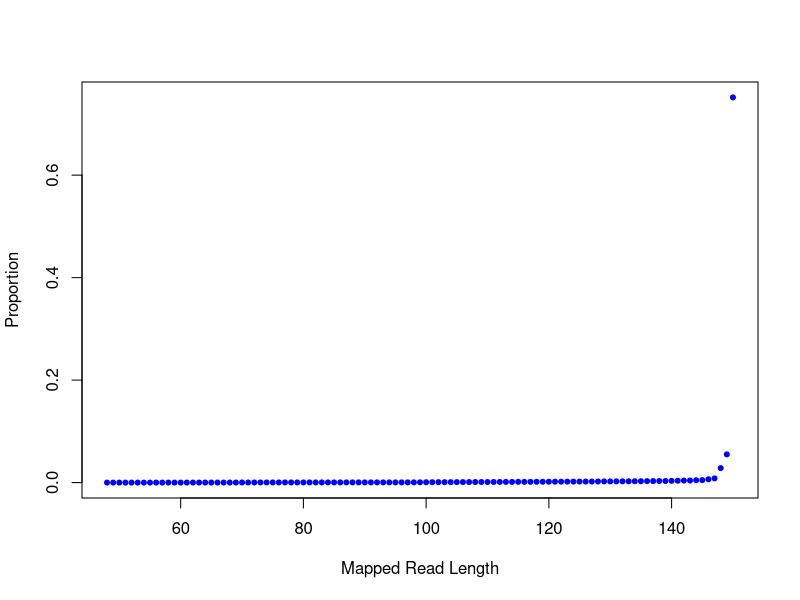

The R script that drew this image:
png("/rds/user/is460/hpc-work/muscle-rnaseq/ezbamqc/output/figs/srpk3_hom_ttnb_wt_6.readlen_profile.png",width=500,height=500,units="px")
readlen_val=c(48,49,50,51,52,53,54,55,56,57,58,59,60,61,62,63,64,65,66,67,68,69,70,71,72,73,74,75,76,77,78,79,80,81,82,83,84,85,86,87,88,89,90,91,92,93,94,95,96,97,98,99,100,101,102,103,104,105,106,107,108,109,110,111,112,113,114,115,116,117,118,119,120,121,122,123,124,125,126,127,128,129,130,131,132,133,134,135,136,137,138,139,140,141,142,143,144,145,146,147,148,149,150)
readlen_count=c(104,178,343,536,778,1245,1270,1501,1809,2043,2828,2855,3141,3174,3738,4076,4595,4789,6041,6642,7481,8571,10977,11915,12838,14296,13722,14339,15429,16867,15741,16258,16628,17941,17143,17486,17785,17774,18374,18521,18817,19487,19154,19612,20431,19989,20109,20172,20284,20695,21128,28777,34967,36271,39741,42138,45343,46224,49839,51235,53857,56378,57952,60265,62560,65582,67884,72248,73417,75609,78677,80815,83719,86182,89457,91938,93979,96677,101570,104907,109371,114197,114924,118912,123824,126791,132081,135112,142282,144515,152109,155076,166900,183163,197657,203173,231972,241614,321060,405712,1401638,2729302,37265631)
plot(readlen_val,(readlen_count/49574672),pch=20,xlab="Mapped Read Length",ylab="Proportion",col="blue")
dev.state=dev.off()
